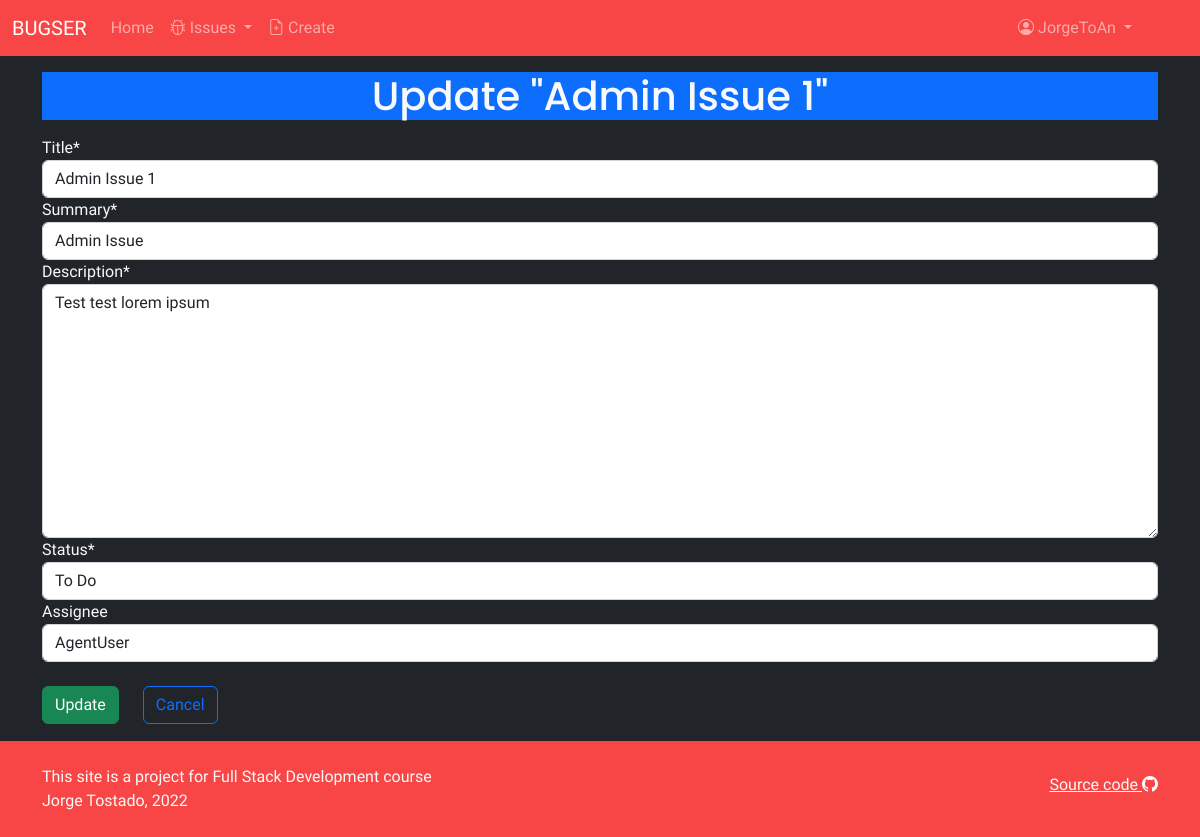
The page /issues/update/2/ (signed in) on the database its author committed.
### accounts/models.py (models this page shows)
class Account(AbstractUser):
    class Role(models.TextChoices):
        MANAGER = 'MANAGER', 'Manager'
        AGENT = 'AGENT', 'Agent'
        CUSTOMER = 'CUSTOMER', 'Customer'
    base_role = Role.MANAGER
    role = models.CharField(max_length=50, choices=Role.choices)
    REQUIRED_FIELDS = ['role']

### issues/models.py (models this page shows, shortened)
class Issue(models.Model):
    title = models.CharField(max_length=80)
    summary = models.CharField(max_length=256)
    description = models.TextField()
    status = models.ForeignKey(
        Status,
        on_delete=models.CASCADE
    )
    requester = models.ForeignKey(
        get_user_model(),
        on_delete=models.CASCADE,
        related_name='requester'
    )
    assignee = models.ForeignKey(
        get_user_model(),
        on_delete=models.CASCADE,
        related_name='assignee',
        blank=True,
        null=True
    )
    created_on = models.DateTimeField(auto_now_add=True)

### issues/views.py (the view)
# urls.py: path('update/<int:pk>/', IssueUpdateView.as_view(), name='update'),
class IssueUpdateView(LoginRequiredMixin, UserPassesTestMixin, UpdateView):
    template_name: str='issues/update.html'
    model = Issue
    form_class = IssueForm
    def test_func(self):
        issue_obj = self.get_object()
        return issue_obj.requester == self.request.user

### issues/forms.py
class IssueForm(ModelForm):
    class Meta:
        model = Issue
        fields = ['title', 'summary', 'description', 'status', 'assignee']
    def __init__(self, *args, **kwargs):
        super(IssueForm, self).__init__(*args, **kwargs)
        self.fields['assignee'].queryset = Account.objects.exclude(role='CUSTOMER')

### issues/models.py (called while the page is built)
    def __str__(self):
        return self.name

### templates/issues/update.html (shortened to what this page needs)
{% extends 'base.html' %}
{% load crispy_forms_tags %}
{% block content %}
<div class="container">
    <h1 class="text-center my-3 bg-primary">Update "{{ issue.title }}"</h1>
    <form method="post">
        <div class="my-3">
            {{ form|crispy }}
        </div>
        <div class="row mt-4">
            <div class="col-auto">
                <input type="submit" value="Update" class="btn btn-success">
            </div>
            <div class="col-auto">
                <a href="{% url 'detail' issue.id %}" class="btn btn-outline-primary">Cancel</a>
            </div>
        </div>
    </form>
</div>
{% endblock content %}

### templates/base.html (shortened to what this page needs)
{% load static %}
<!DOCTYPE html>
<html lang="en">
<head>
    <link href="https://cdn.jsdelivr.net/npm/bootstrap@5.2.2/dist/css/bootstrap.min.css" rel="stylesheet">
    <link rel="stylesheet" href="https://cdn.jsdelivr.net/npm/bootstrap-icons@1.9.1/font/bootstrap-icons.css">
    <link rel="stylesheet" href="{% static 'css/base.css' %}">
</head>
<body class="bg-dark text-light">
    <nav class="navbar navbar-expand-lg bg-light navbar-dark">
        <div class="container-fluid">
            <a class="navbar-brand" href="{% url 'index' %}">BUGSER</a>
            <div class="collapse navbar-collapse" id="navbarNavAltMarkup">
                <ul class="navbar-nav me-auto mb-lg-0">
                    <li class="nav-item"><a class="nav-link" href="{% url 'index' %}">Home</a></li>
                    {% if user.is_authenticated %}
                        <li class="nav-item dropdown">
                            <a class="nav-link dropdown-toggle" href="#" role="button" data-bs-toggle="dropdown" aria-expanded="false">
                                <i class="bi bi-bug"></i> Issues
                            </a>
                        </li>
                        <li class="nav-item"><a class="nav-link" href="{% url 'new' %}"><i class="bi bi-file-earmark-plus"></i> Create</a></li>
                    {% else %}
                        <span class="navbar-text btn btn-outline-danger">Log in to access more features</span>
                    {% endif %}
                </ul>
                {% if user.is_authenticated %}
                    <ul class="navbar-nav mb-lg-0 mx-5">
                        <li class="nav-item dropdown">
                            <a class="nav-link dropdown-toggle" href="#" role="button" data-bs-toggle="dropdown" aria-expanded="false">
                                <i class="bi bi-person-circle"></i> {{ user }}
                            </a>
                        </li>
                    </ul>
                {% endif %}
            </div>
        </div>
    </nav>
    <div class="content">
        {% block content %}
        {% endblock content %}
    </div>
    <div class="footer">
        <div class="container py-4">
            <div class="row">
                <div class="text-start col-9">
                    <p class="m-0">
                        This site is a project for Full Stack Development course<br>
                        Jorge Tostado, 2022
                    </p>
                </div>
                <div class="col-3">
                    <p class="text-end mt-2">
                        <a href="https://github.com/JorgeToAn/FSDI113-IssueTracker" class="text-light">Source code <i class="bi bi-github"></i></a>
                    </p>
                </div>
            </div>
        </div>
    </div>
</body>
</html>

### static/css/base.css (style rules this page uses)
body { font-family: 'Source Sans Pro', sans-serif; }
.content { min-height: 83.6vh; }
h1, h2, h3, h4, h5, h6 { font-family: 'Poppins', sans-serif; }
.navbar { background-color: #f84545 !important; }
.footer { background-color: #f84545; }

### rows shown on the page
Account: username "JorgeToAn"
Issue: title "Admin Issue 1", summary "Admin Issue", description "Test test lorem ipsum", status "To Do", assignee "AgentUser"
